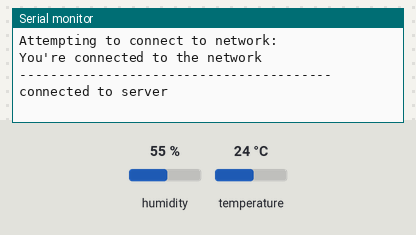
A sketch run on a simulated Arduino MKR. Shown: the last lines printed to the serial monitor. The inputs (shaded band) are chosen by the test bench; at power-on: humidity 55 %, temperature 24 °C. WiFi joins after 1.5 s; servers stay silent unless stated.

Above: at 12.9 s.
13.0 s: humidity set to 22 %
At 17.6 s:
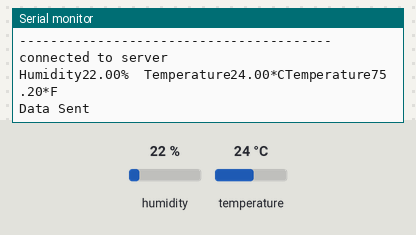
20.6 s: temperature set to 12 °C
At 22.1 s:
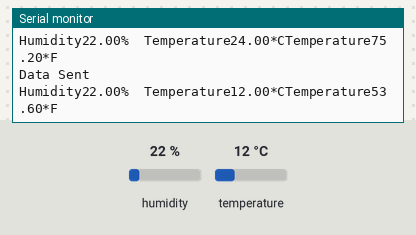
28.2 s: humidity set to 40 %
At 33.2 s:
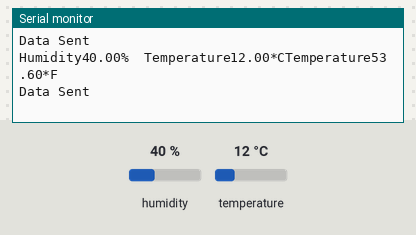

Measured:
- after the input at 13.0 s, the serial monitor: prints a new line after 3.7 s (image 1)
- after the input at 20.6 s, the serial monitor: prints a new line after 1.3 s (image 2)
- after the input at 28.2 s, the serial monitor: prints a new line after 4.2 s (image 3)

The sketch:

Data_Readings.ino
```cpp
#include <WiFiNINA.h>
#include "arduino_secrets.h"
#include "DHT.h"
///please enter your sensitive data in the Secret tab/arduino_secrets.h
//temporary status assigned when WiFi.begin()
int status = WL_IDLE_STATUS;     // the Wifi radio's status
WiFiClient client;
const char WEBSITE[] = "api.pushingbox.com"; //pushingbox API server
#define DHTPIN 3    // what pin we're connected to, pin1 is 5th pin from end
const String devid = ""; //device ID on Pushingbox for our Scenario

#define DHTTYPE DHT11  // DHT 11
DHT dht(DHTPIN,DHTTYPE);
void setup() {
  //Initialize serial and wait for port to open:
  Serial.begin(9600);
  dht.begin();
  while (!Serial);
  // attempt to connect to Wifi network:
  while (status != WL_CONNECTED) {
    Serial.print("Attempting to connect to network: ");
    Serial.println(SECRET_SSID);
    // Connect to WPA/WPA2 network:
    status = WiFi.begin(SECRET_SSID , SECRET_PASS );

    // wait 10 seconds for connection:
    delay(10000);
  }
  // you're connected now, so print out the data:
  Serial.println("You're connected to the network");

  Serial.println("----------------------------------------");

  // if you get a connection, report back via serial:

  if (client.connect(WEBSITE, 80)) {

    Serial.println("connected to server");

    // Make a HTTP request:

    client.print("GET /pushingbox?devid=vFC3B02D2B4C0FD1&allowed_members=1");
    client.print("&Member_ID=5555");
    client.print(" ");      //SPACE BEFORE HTTP/1.1
    client.print("HTTP/1.1");
    client.println();
    client.println("Host: api.pushingbox.com");
    client.println("Connection: close");
    client.println();

  }
}

void loop() {

  delay(5000);
  float humidityData=dht.readHumidity();
  float celData=dht.readTemperature();
  float fehrData=dht.readTemperature(true);
if (isnan(humidityData)||isnan(celData)||isnan(fehrData))
{
  Serial.println("Failed to read from DHT sensor!");
  return ;
}
Serial.print("Humidity");
Serial.print(humidityData);
Serial.print("%\t");
Serial.print("Temperature");
Serial.print(celData);
Serial.print("*C");
Serial.print("Temperature");
Serial.print(fehrData);
Serial.print("*F\t");
  // if you get a connection, report back via serial:
WiFiClient client;  //Instantiate WiFi object, can scope from here or Globally

    //API service using WiFi Client through PushingBox then relayed to Google
    if (client.connect(WEBSITE, 80))
      {
         client.print("GET /pushingbox?devid=" + devid
       + "&humidityData=" + (String) humidityData
       + "&celData="      + (String) celData
       + "&fehrData="     + (String) fehrData

         );

      // HTTP 1.1 provides a persistent connection, allowing batched requests
      // or pipelined to an output buffer
      client.println(" HTTP/1.1");
      client.print("Host: ");
      client.println(WEBSITE);
      client.println("User-Agent: MKR1010/1.0");
      client.println();
      Serial.println("\nData Sent");
      }
}
```

arduino_secrets.h
```cpp
#define SECRET_SSID ""
#define SECRET_PASS ""
```
